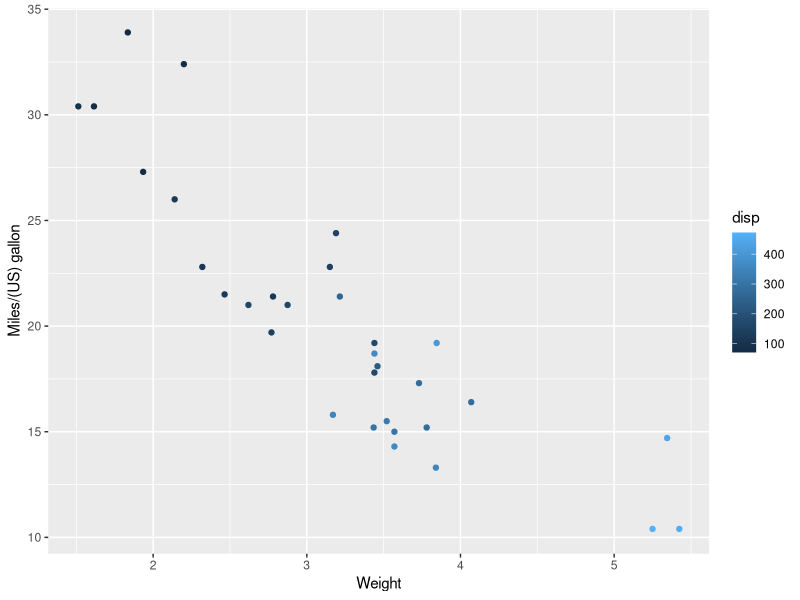

Write the R code that produced this figure.
## ---- chunk 1
library(ggplot2)
ggplot(mtcars, aes(wt, mpg, color = disp)) + geom_point() + labs(x = 'Weight', y= 'Miles/(US) gallon')
